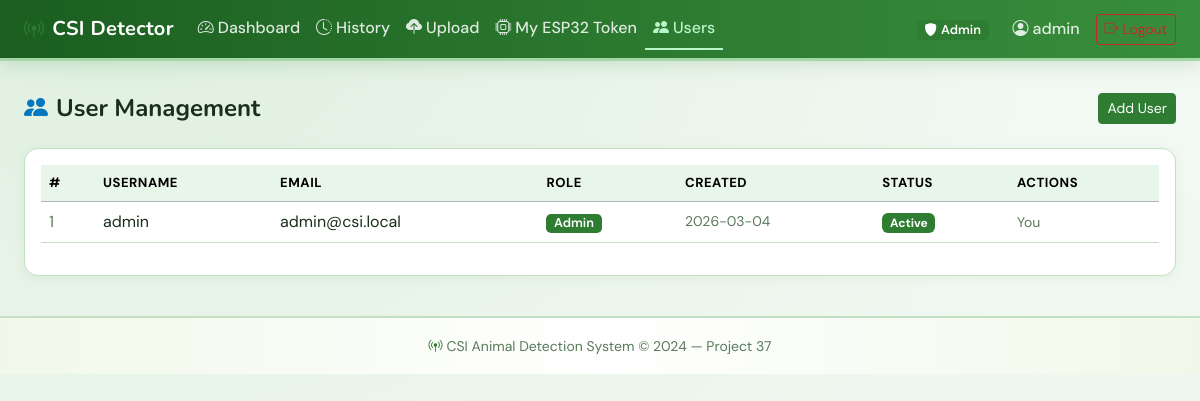
The app's page /admin/users (signed in), older data.
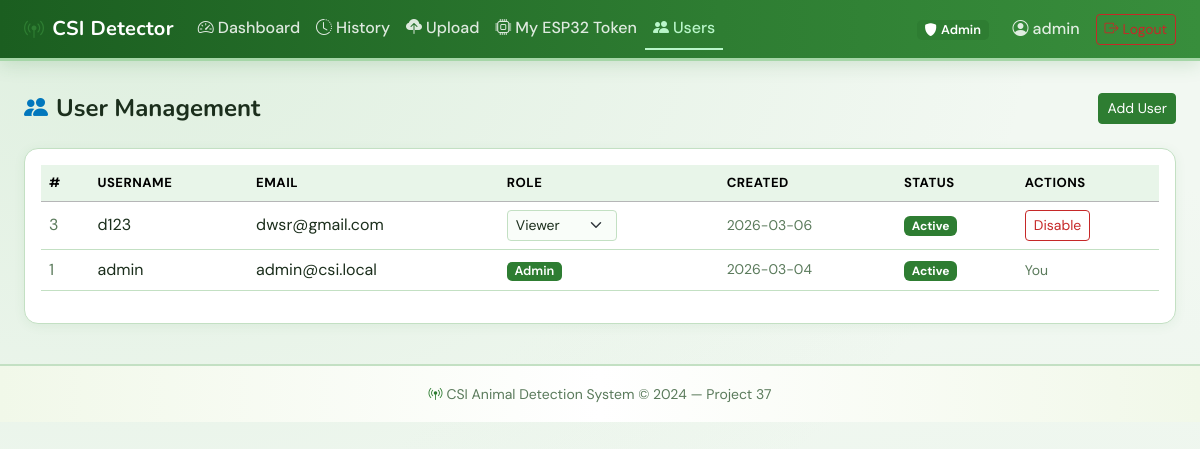
The same page, newer data.
### models.py (models this page shows, shortened)
class User(UserMixin, db.Model):
    __tablename__ = 'users'
    id            = db.Column(db.Integer, primary_key=True)
    username      = db.Column(db.String(80),  unique=True, nullable=False)
    email         = db.Column(db.String(120), unique=True, nullable=False)
    password_hash = db.Column(db.String(256), nullable=False)
    role          = db.Column(db.String(20),  nullable=False, default='viewer')
    created_at    = db.Column(db.DateTime, default=datetime.utcnow)
    is_active     = db.Column(db.Boolean, default=True)
    detections    = db.relationship('Detection', backref='owner', lazy='dynamic')

### app.py (the view)
    @app.route("/admin/users")
    @login_required
    def admin_users():
        if current_user.role != "admin":
            abort(403)
        users = User.query.filter(User.role != "system").order_by(User.created_at.desc()).all()
        return render_template("admin_users.html", users=users)

### models.py (called while the page is built)
@login_manager.user_loader
def load_user(user_id):
    return User.query.get(int(user_id))

### templates/admin_users.html (shortened to what this page needs)
{% extends 'base.html' %}
{% block content %}
<div class="d-flex justify-content-between align-items-center mb-4">
  <h4 class="fw-bold mb-0"><i class="bi bi-people-fill me-2 text-info"></i>User Management</h4>
  <a href="{{url_for('auth.register')}}" class="btn btn-sm btn-success">Add User</a>
</div>
<div class="card csi-card p-3">
  <div class="table-responsive">
    <table class="table table-dark table-hover align-middle">
      <thead class="table-secondary">
        <tr><th>#</th><th>Username</th><th>Email</th><th>Role</th><th>Created</th><th>Status</th><th>Actions</th></tr>
      </thead>
      <tbody>
        {% for u in users %}
        <tr>
          <td class="text-muted">{{u.id}}</td>
          <td>{{u.username}}</td>
          <td>{{u.email}}</td>
          <td>
            {% if u.id != current_user.id %}
            <select class="form-select form-select-sm role-select" data-uid="{{u.id}}"
                    style="width:110px;">
              <option value="viewer"   {% if u.role=='viewer'   %}selected{% endif %}>Viewer</option>
            </select>
            {% else %}
            <span class="badge role-badge-{{u.role}}">{{u.role|capitalize}}</span>
            {% endif %}
          </td>
          <td class="text-muted small">{{u.created_at.strftime('%Y-%m-%d')}}</td>
          <td>
            {% if u.is_active %}
            <span class="badge bg-success">Active</span>
            {% else %}
            <span class="badge bg-secondary">Disabled</span>
            {% endif %}
          </td>
          <td>
            {% if u.id != current_user.id %}
            <button class="btn btn-sm {% if u.is_active %}btn-outline-danger{% else %}btn-outline-success{% endif %}"
                    onclick="toggleUser({{u.id}}, this)">
              {% if u.is_active %}Disable{% else %}Enable{% endif %}
            </button>
            {% else %}
            <span class="text-muted small">You</span>
            {% endif %}
          </td>
        </tr>
        {% endfor %}
      </tbody>
    </table>
  </div>
</div>
{% endblock %}

### templates/base.html (shortened to what this page needs)
<!DOCTYPE html>
<html lang="en" data-bs-theme="light">
<head>
  <link rel="stylesheet" href="https://cdn.jsdelivr.net/npm/bootstrap@5.3.2/dist/css/bootstrap.min.css"/>
  <link rel="stylesheet" href="https://cdn.jsdelivr.net/npm/bootstrap-icons@1.11.3/font/bootstrap-icons.min.css"/>
  <link rel="stylesheet" href="{{ url_for('static', filename='style.css') }}"/>
</head>
<body>
<nav class="navbar navbar-expand-lg navbar-dark csi-navbar">
  <div class="container-fluid px-4">
    <a class="navbar-brand fw-bold" href="{{ url_for('index') }}">
      <i class="bi bi-broadcast-pin text-success me-2"></i>CSI&nbsp;Detector
    </a>
    <div class="collapse navbar-collapse" id="navMain">
      <ul class="navbar-nav me-auto">
        {% if current_user.is_authenticated %}
        <li class="nav-item">
          <a class="nav-link {% if request.endpoint=='dashboard' %}active{% endif %}"
             href="{{ url_for('dashboard') }}"><i class="bi bi-speedometer2 me-1"></i>Dashboard</a>
        </li>
        <li class="nav-item">
          <a class="nav-link {% if request.endpoint=='history' %}active{% endif %}"
             href="{{ url_for('history') }}"><i class="bi bi-clock-history me-1"></i>History</a>
        </li>
        <li class="nav-item">
          <a class="nav-link {% if request.endpoint=='upload' %}active{% endif %}"
             href="{{ url_for('upload') }}"><i class="bi bi-cloud-upload-fill me-1"></i>Upload</a>
        </li>
        <li class="nav-item">
          <a class="nav-link {% if request.endpoint=='device_token' %}active{% endif %}"
             href="{{ url_for('device_token') }}"><i class="bi bi-cpu me-1"></i>My ESP32 Token</a>
        </li>
        {% if current_user.role == 'admin' %}
        <li class="nav-item">
          <a class="nav-link {% if request.endpoint=='admin_users' %}active{% endif %}"
             href="{{ url_for('admin_users') }}"><i class="bi bi-people-fill me-1"></i>Users</a>
        </li>
        {% endif %}
        {% endif %}
      </ul>
      <ul class="navbar-nav ms-auto align-items-center">
        {% if current_user.is_authenticated %}
        <li class="nav-item me-3">
          <span class="badge role-badge-{{ current_user.role }}">
            <i class="bi bi-shield-fill me-1"></i>{{ current_user.role|capitalize }}
          </span>
        </li>
        <li class="nav-item me-2">
          <span class="nav-link" style="color:rgba(255,255,255,0.85)"><i class="bi bi-person-circle me-1"></i>{{ current_user.username }}</span>
        </li>
        <li class="nav-item">
          <a class="btn btn-sm btn-outline-danger" href="{{ url_for('auth.logout') }}">
            <i class="bi bi-box-arrow-right me-1"></i>Logout
          </a>
        </li>
        {% endif %}
      </ul>
    </div>
  </div>
</nav>
<main class="container-fluid px-4 py-3">
  {% block content %}{% endblock %}
</main>
<footer class="csi-footer text-center text-muted py-3 mt-4">
  <small><i class="bi bi-broadcast-pin text-success me-1"></i>CSI Animal Detection System &copy; 2024 &mdash; Project 37</small>
</footer>
</body>
</html>

Row changes from the older to the newer data that the page shows:
added User: id "3", username "d123", email "dwsr@gmail.com", role+id "Viewer", created_at "2026-03-06", is_active "Active"
